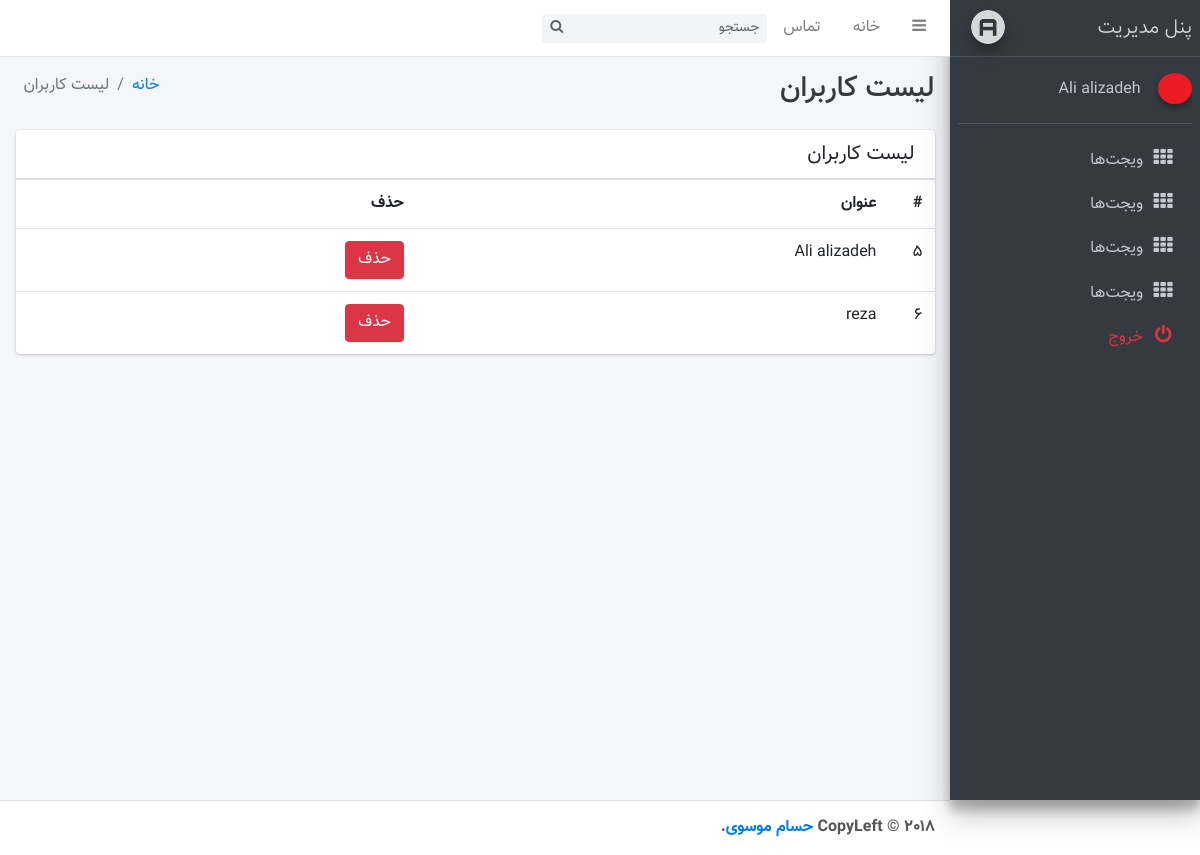
The page /panel/list-member/ (signed in) on the database its author committed.
### Panel/models.py (models this page shows)
class Member(models.Model):
    name = models.CharField(max_length=100, default="ادمین", help_text="اسم ادمین")
    email = models.CharField(max_length=100, default="", help_text="ایمیل ادمین")
    phone = models.CharField(max_length=20, default="0", help_text="شماره موبایل ادمین")
    profile = models.ImageField(upload_to="adminProfile//%Y/%m/%d/%H/%m/%s", default="adminProfile/default.jpg",
                                help_text="عکس ادمین")
    password = models.TextField(default="", help_text="پسورد ادمین")

### Panel/views.py (the view, shortened to what this page needs)
# urls.py: path('list-member/', views.list_member, name='panel_list_member'),
def list_member(request):
    id = request.session["member_id"]
    if not id:
        return HttpResponseRedirect("/panel/login/")
    context = {}
    context.update({"Member": Member.objects.get(id=id)})
    context.update({"Members": Member.objects.all()})
    return render(request, "list-members.html", context)

### Panel/templates/list-members.html (shortened to what this page needs)
<!DOCTYPE html>
<html>
<head>
    {% load static%}
    <link rel="stylesheet" href="{% static 'plugins/font-awesome/css/font-awesome.min.css' %}">
    <link rel="stylesheet" href="https://code.ionicframework.com/ionicons/2.0.1/css/ionicons.min.css">
    <link rel="stylesheet" href="{% static 'dist/css/adminlte.min.css' %}">
    <link rel="stylesheet" href="{% static 'plugins/iCheck/flat/blue.css' %}">
    <link rel="stylesheet" href="{% static 'plugins/morris/morris.css' %}">
    <link rel="stylesheet" href="{% static 'plugins/jvectormap/jquery-jvectormap-1.2.2.css' %}">
    <link rel="stylesheet" href="{% static 'plugins/datepicker/datepicker3.css' %}">
    <link rel="stylesheet" href="{% static 'plugins/daterangepicker/daterangepicker-bs3.css' %}">
    <link rel="stylesheet" href="{% static 'plugins/bootstrap-wysihtml5/bootstrap3-wysihtml5.min.css"
    ' %}">
    <link rel="stylesheet" href="{% static 'dist/css/bootstrap-rtl.min.css' %}">
    <link rel="stylesheet" href="{% static 'dist/css/custom-style.css' %}">
</head>
<body class="hold-transition sidebar-mini">
<div class="wrapper">
    <nav class="main-header navbar navbar-expand bg-white navbar-light border-bottom">
        <ul class="navbar-nav">
            <li class="nav-item">
                <a class="nav-link" data-widget="pushmenu" href="#"><i class="fa fa-bars"></i></a>
            </li>
            <li class="nav-item d-none d-sm-inline-block">
                <a href="index3.html" class="nav-link">خانه</a>
            </li>
            <li class="nav-item d-none d-sm-inline-block">
                <a href="#" class="nav-link">تماس</a>
            </li>
        </ul>
        <form class="form-inline ml-3">
            <div class="input-group input-group-sm">
                <input class="form-control form-control-navbar" type="search" placeholder="جستجو" aria-label="Search">
                <div class="input-group-append">
                    <button class="btn btn-navbar" type="submit">
                        <i class="fa fa-search"></i>
                    </button>
                </div>
            </div>
        </form>
    </nav>
    <aside class="main-sidebar sidebar-dark-primary elevation-4">
        <a href="index3.html" class="brand-link">
            <img src="{% static 'dist/img/AdminLTELogo.png' %}" alt="AdminLTE Logo"
                 class="brand-image img-circle elevation-3"
                 style="opacity: .8">
            <span class="brand-text font-weight-light">پنل مدیریت</span>
        </a>
        <div class="sidebar" style="direction: ltr">
            <div style="direction: rtl">
                <div class="user-panel mt-3 pb-3 mb-3 d-flex">
                    <div class="image">
                        <img src="{{ Member.profile.url}}"
                             class="img-circle elevation-2" alt="User Image">
                    </div>
                    <div class="info">
                        <a href="#" class="d-block">{{ Member.name }}</a>
                    </div>
                </div>
                <nav class="mt-2">
                    <ul class="nav nav-pills nav-sidebar flex-column" data-widget="treeview" role="menu"
                        data-accordion="false">
                        <li class="nav-item">
                            <a href="#" class="nav-link">
                                <i class="nav-icon fa fa-th"></i>
                                <p>
                                    ویجت‌ها
                                </p>
                            </a>
                        </li>
                        <li class="nav-item">
                            <a href="#" class="nav-link">
                                <i class="nav-icon fa fa-th"></i>
                                <p>
                                    ویجت‌ها
                                </p>
                            </a>
                        </li>
                        <li class="nav-item">
                            <a href="#" class="nav-link">
                                <i class="nav-icon fa fa-th"></i>
                                <p>
                                    ویجت‌ها
                                </p>
                            </a>
                        </li>
                        <li class="nav-item">
                            <a href="#" class="nav-link">
                                <i class="nav-icon fa fa-th"></i>
                                <p>
                                    ویجت‌ها
                                </p>
                            </a>
                        </li>
                        <li class="nav-item">
                            <a href="/panel/logout/" class="nav-link">
                                <i class="nav-icon fa fa-power-off text-danger"></i>
                                <p class="text-danger">
                                    خروج
                                </p>
                            </a>
                        </li>
                    </ul>
                </nav>
            </div>
        </div>
    </aside>
    <div class="content-wrapper">
        <div class="content-header">
            <div class="container-fluid">
                <div class="row mb-2">
                    <div class="col-sm-6">
                        <h1 class="m-0 text-dark">لیست کاربران</h1>
                    </div>
                    <div class="col-sm-6">
                        <ol class="breadcrumb float-sm-left">
                            <li class="breadcrumb-item"><a href="#">خانه</a></li>
                            <li class="breadcrumb-item active">لیست کاربران</li>
                        </ol>
                    </div>
                </div>
            </div>
        </div>
        <section class="content">
            <div class="container-fluid">
                <div class="card">
                    <div class="card-header">
                        <h3 class="card-title">لیست کاربران </h3>
                    </div>
                    <div class="card-body p-0">
                        <table class="table table-condensed">
                            <tbody>
                            <tr>
                                <th style="width: 10px">#</th>
                                <th>عنوان</th>
                                <th>حذف</th>
                            </tr>
                            {% for mem in Members %}
                            <tr>
                                <td>{{mem.id}}</td>
                                <td>{{ mem.name}}</td>
                                <td>
                                    <form action="" method="post">
                                        <button type="submit " class="btn btn-danger">حذف</button>
                                    </form>
                                </td>
                            </tr>
                            {% endfor %}
                            </tbody>
                        </table>
                    </div>
                </div>
            </div>
        </section>
    </div>
    <footer class="main-footer">
        <strong>CopyLeft &copy; 2018 <a href="http://github.com/hesammousavi/">حسام موسوی</a>.</strong>
    </footer>
</div>
</body>
</html>

### rows shown on the page
Member: profile (picture), name "Ali alizadeh", id "۵"
Member: id "۶", name "reza"
